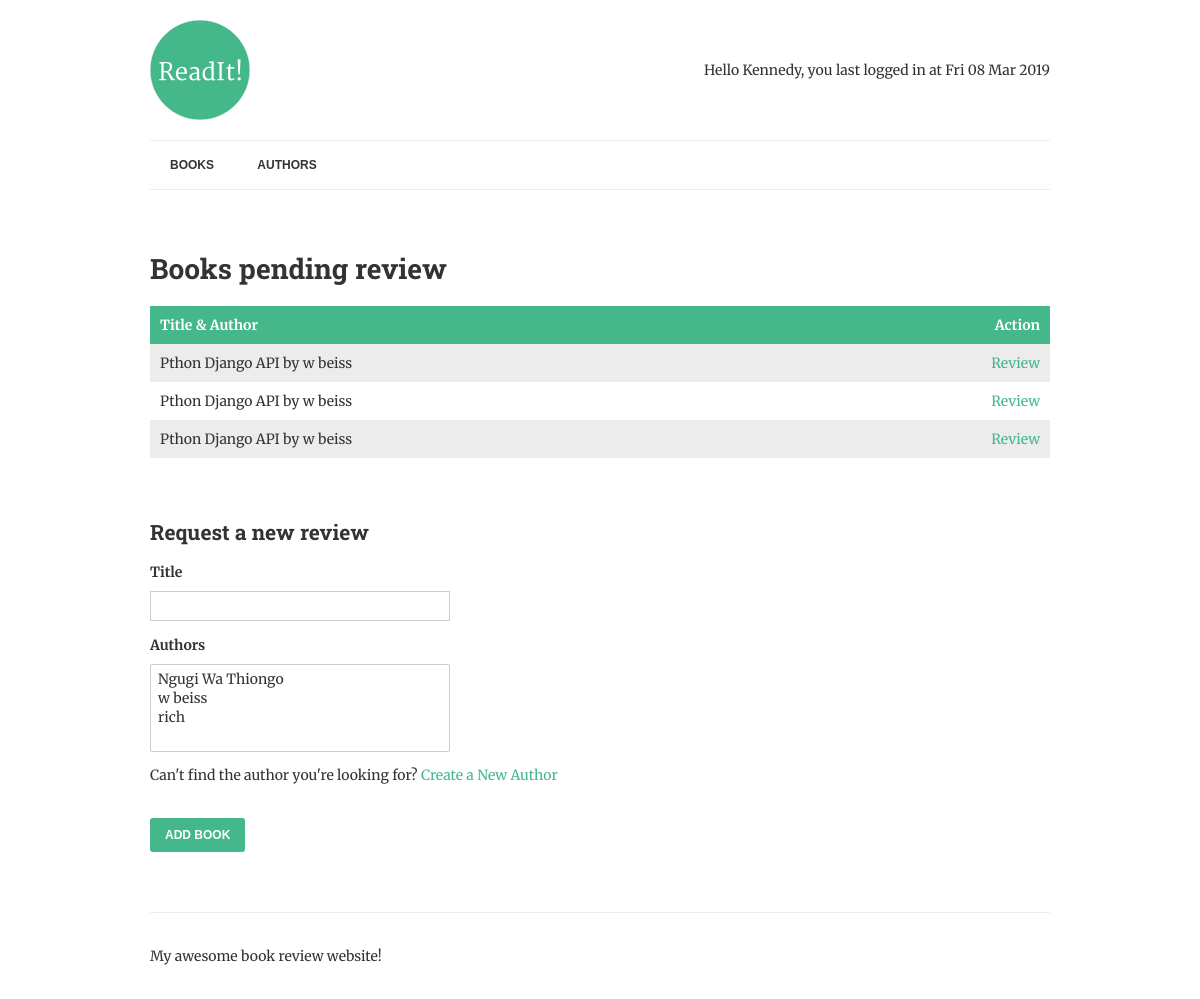
The page /review/ (signed in) on the database its author committed.
### books/models.py (models this page shows, shortened)
class Book(models.Model):
    title = models.CharField(max_length=150)
    authors = models.ManyToManyField("Author", related_name="books")
    review = models.TextField(blank=True, null=True)
    date_reviewed = models.DateTimeField(blank=True, null=True)
    is_favourite = models.BooleanField(default=False, verbose_name="Favourite?")
    def list_authors(self):
        return ", ".join([author.name for author in self.authors.all()])

class Author(models.Model):
    name = models.CharField(max_length=70, help_text="Use pen name, not real name", unique=True)
    def __str__(self):
        return self.name

### books/views.py (the view, shortened to what this page needs)
# urls.py: url(r'^review/$', views.ReviewList.as_view(), name='review-books'),
class ReviewList(View):
    def get(self, request):
        books = Book.objects.filter(date_reviewed__isnull=True).prefetch_related('authors')
        context = {
            'books': books,
            'form': BookForm,
         }
        return render(request, "list-to-review.html", context)

### books/templates/list-to-review.html (shortened to what this page needs)
{% extends "base.html" %}
{% block content %}
	<h1>Books pending review</h1>
	{% if books %}
		<table>
			<thead>
				<th>Title &amp; Author</th>
				<th class="align-right">Action</th>
			</thead>
			<tbody>
				{% for book in books %}
					<tr>
						<td class="title">
							{{ book.title }} by {{ book.list_authors }}
						</td>
						<td class="align-right">
							<a href="{% url 'review-book' book.pk %}">Review</a>
						</td>
					</tr>
				{% endfor %}
			</tbody>
		</table>
	{% else %}
		<p>There are no books waiting to be reviewed.  Good job!</p>
	{% endif %}
    <h2>Request a new review</h2>
	<form method="post">
		<label>{{ form.title.label }}</label>
		{{ form.title }}
		<label>{{ form.authors.label }}</label>
		{{ form.authors }}
		<p>Can't find the author you're looking for? <a href="{% url 'add' %}">Create a New Author</a></p>
		<input type="submit" value="Add Book">
	</form>
{% endblock %}

### books/templates/base.html (shortened to what this page needs)
{% load static %}
<!doctype html>
<html>
	<head>
		<link rel="stylesheet" href="{% static 'css/normalize.css' %}">
		<link rel="stylesheet" href="{% static 'css/style.css' %}">
	</head>
	<body>
		<div class="container">
			<header>
				<img src="{% static 'img/logo.png' %}" alt="ReadIt!" class="logo"/>
				<div class="welcome">
					{% if request.user.is_authenticated %}
						<p>Hello {{ request.user.username|title }}, you last logged in at {{ request.user.last_login|date:"D d M Y" }}</p>
					{% else %}
						<p>Welcome guest!</p>
					{% endif %}
				</div>
			</header>
			<nav>
				<a href="{% url 'books' %}">Books</a>
				<a href="{% url 'authors' %}">Authors</a>
			</nav>
			<main>
				{% block content %}{% endblock %}
			</main>
			<footer>
				<p>My awesome book review website!</p>
			</footer>
		</div>
	</body>
</html>

### readit/static/css/style.css (style rules this page uses)
.align-right { text-align: right; }
.container { width: 900px; max-width: 90%; margin: 0 auto; padding: 0; }
header { border-bottom: 1px solid #ececec; padding: 20px 0; display: table; width: 100%; }
footer { border-top: 1px solid #ececec; padding: 20px 0; margin-top: 60px; }
.logo { padding-right: 20px; display: table-cell; }
.welcome { display: table-cell; vertical-align: middle; text-align: right; line-height: 1.5; }
nav { clear: both; border-bottom: 1px solid #ececec; margin-bottom: 60px; }
nav a { font-size: 12px; font-weight: bold; line-height: 18px; padding: 15px 20px; display: inline-block; text-transform: uppercase; font-family: Arial, serif; color: #333; }
body { font-family: 'Merriweather', serif; color: #333; font-size: 14px; }
h1, h2, h3, h4, h5, h6 { font-family: 'Roboto Slab', serif; }
a { color: #44B78B; text-decoration: none; }
table { width: 100%; margin-bottom: 60px; }
table td, th { padding: 10px; text-align: left; }
th { background-color: #44B78B; color: #fff; }
table tr:nth-child(odd) { background-color: #ececec; }
label { display: block; font-weight: bold; margin: 15px 0 10px 0; }
input[type="submit"] { margin-top: 20px; border: 0; background-color: #44B78B; color: #fff; padding: 10px 15px; border-radius: 3px; text-transform: uppercase; font-family: arial, sans-serif; font-size: 12px; font-weight: bold; }
input[type="text"], input[type="password"], select, textarea { border: 1px solid #ccc; padding: 5px; display: block; width: 300px; box-sizing: border-box; margin-bottom: 10px; max-width: 100%; }

### rows shown on the page
Book: title "Pthon Django API", list_authors "w beiss"
Book: title "Pthon Django API", list_authors "w beiss"
Book: title "Pthon Django API", list_authors "w beiss"

### other values the page prints
{{ request.user.username|title }} "Kennedy"
{{ request.user.last_login|date:"D d M Y" }} "Fri 08 Mar 2019"
